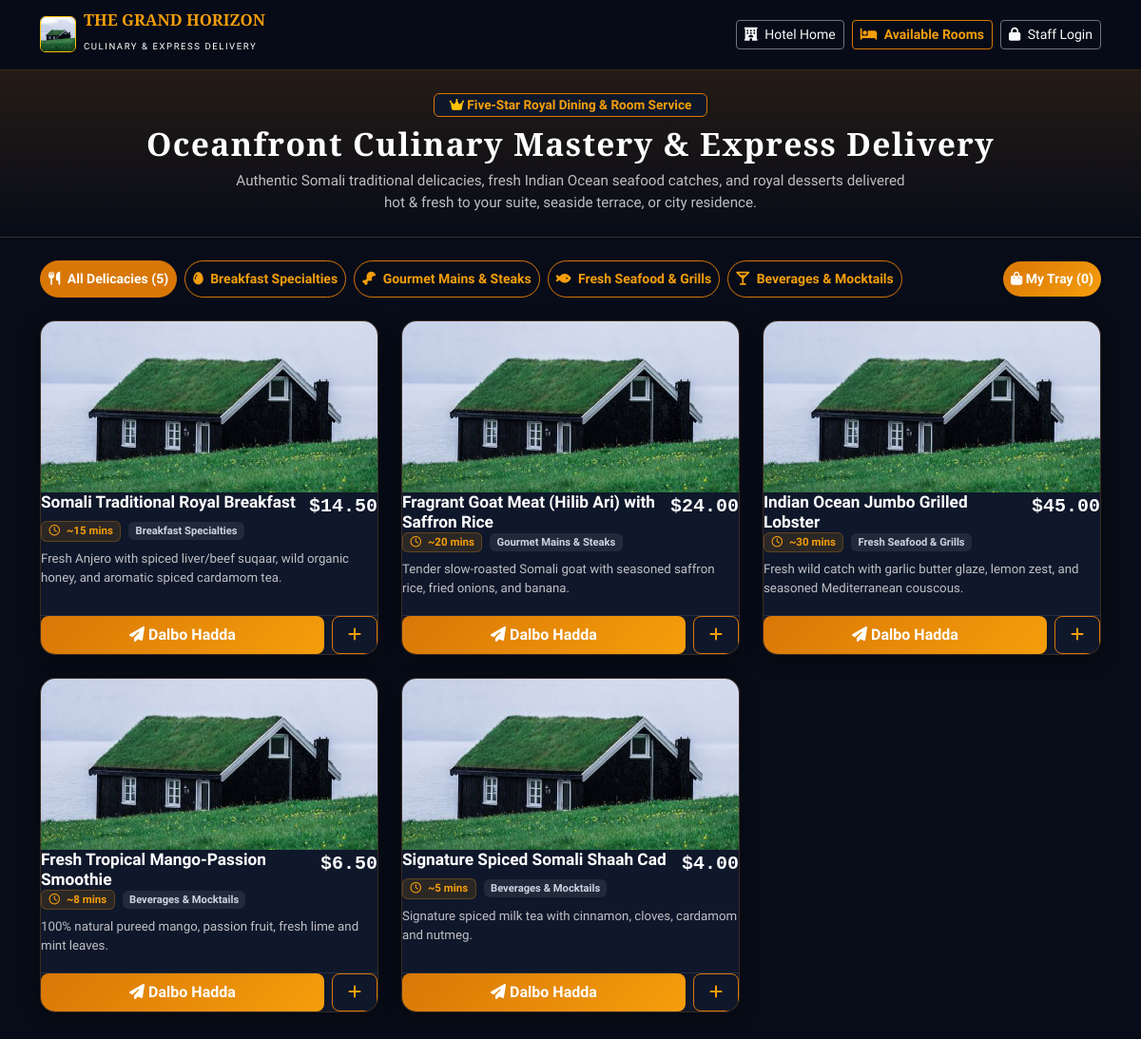
Screenshot of /order-delivery with the database file from the repository.
### app/models/restaurant.py (models this page shows, shortened)
class MenuCategory(db.Model):
    __tablename__ = 'menu_categories'
    id = db.Column(db.Integer, primary_key=True)
    name = db.Column(db.String(60), unique=True, nullable=False)
    icon = db.Column(db.String(50), default='fa-utensils')
    display_order = db.Column(db.Integer, default=0)
    items = db.relationship('MenuItem', back_populates='category', lazy=True)

class MenuItem(db.Model):
    __tablename__ = 'menu_items'
    id = db.Column(db.Integer, primary_key=True)
    category_id = db.Column(db.Integer, db.ForeignKey('menu_categories.id'), nullable=False)
    name = db.Column(db.String(100), nullable=False)
    description = db.Column(db.Text, nullable=True)
    price = db.Column(db.Float, nullable=False)
    is_available = db.Column(db.Boolean, default=True)
    preparation_time = db.Column(db.Integer, default=15) # minutes
    image_url = db.Column(db.String(255), nullable=True)
    category = db.relationship('MenuCategory', back_populates='items')
    order_items = db.relationship('RestaurantOrderItem', back_populates='menu_item')
    recipe_ingredients = db.relationship('RecipeIngredient', back_populates='menu_item', cascade='all, delete-orphan')

### app/routes/guest_portal.py (the view)
@guest_portal_bp.route('/delivery')
@guest_portal_bp.route('/order-delivery')
def delivery_page():
    categories = MenuCategory.query.order_by(MenuCategory.display_order.asc()).all()
    menu_items = MenuItem.query.filter_by(is_available=True).all()
    hotel_name = HotelSetting.get_value('hotel_name', 'The Grand Horizon Luxury Hotel & Resort')
    hotel_phone = HotelSetting.get_value('hotel_phone', '+252 61 555-0100')
    occupied_rooms = Room.query.filter_by(status='Occupied').all()
    return render_template(
        'portal/delivery.html',
        categories=categories,
        menu_items=menu_items,
        hotel_name=hotel_name,
        hotel_phone=hotel_phone,
        occupied_rooms=occupied_rooms
    )

### app/models/misc.py (called while the page is built)
    @classmethod
    def get_value(cls, key, default=None):
        setting = cls.query.filter_by(setting_key=key).first()
        return setting.setting_value if setting else default

### app/routes/guest_portal.py (called while the page is built)
@guest_portal_bp.after_request
def add_no_cache_headers(response):
    response.headers['Cache-Control'] = 'no-cache, no-store, must-revalidate, max-age=0'
    response.headers['Pragma'] = 'no-cache'
    response.headers['Expires'] = '0'
    return response

### app/templates/portal/delivery.html (shortened to what this page needs)
<!DOCTYPE html>
<html lang="en">
<head>
    <link href="https://cdn.jsdelivr.net/npm/bootstrap@5.3.3/dist/css/bootstrap.min.css" rel="stylesheet">
    <link rel="stylesheet" href="https://cdnjs.cloudflare.com/ajax/libs/font-awesome/6.5.1/css/all.min.css">
</head>
<body>
    <nav class="navbar navbar-expand-lg navbar-dark portal-nav sticky-top py-2.5">
        <div class="container">
            <a class="navbar-brand d-flex align-items-center gap-2" href="{{ url_for('guest_portal.index') }}">
                <img src="{{ url_for('static', filename='img/hotel_logo.jpg') }}" alt="Logo" class="rounded border border-warning" style="width: 38px; height: 38px; object-fit: cover;">
                <div>
                    <span class="serif-gold fw-bold d-block" style="font-size: 1.05rem; line-height: 1;">THE GRAND HORIZON</span>
                    <small class="text-gold text-uppercase" style="font-size: 0.6rem; letter-spacing: 0.16em;">Culinary &amp; Express Delivery</small>
                </div>
            </a>
            <div class="d-flex align-items-center gap-2">
                <a href="{{ url_for('guest_portal.index') }}" class="btn btn-sm btn-outline-secondary text-light">
                    <i class="fa-solid fa-hotel me-1"></i> Hotel Home
                </a>
                <a href="{{ url_for('guest_portal.rooms_catalog') }}" class="btn btn-sm btn-outline-gold">
                    <i class="fa-solid fa-bed me-1"></i> Available Rooms
                </a>
                <a href="{{ url_for('auth.login') }}" class="btn btn-sm btn-outline-secondary text-light">
                    <i class="fa-solid fa-lock me-1"></i> Staff Login
                </a>
            </div>
        </div>
    </nav>
    <div class="py-4 border-bottom border-secondary border-opacity-25" style="background: linear-gradient(180deg, rgba(217,119,6,0.14) 0%, transparent 100%);">
        <div class="container text-center">
            <span class="badge px-3 py-1.5 fw-bold mb-2 shadow-sm" style="background: #0f172a; color: #f59e0b; border: 1px solid #d97706; font-size: 0.85rem;">
                <i class="fa-solid fa-crown me-1.5 text-warning"></i> Five-Star Royal Dining &amp; Room Service
            </span>
            <h1 class="cinzel-font fw-bold text-white mb-2" style="font-size: 2.1rem;">
                Oceanfront Culinary Mastery &amp; Express Delivery
            </h1>
            <p class="text-light opacity-75 small mb-0 mx-auto" style="max-width: 720px; font-size: 0.95rem; line-height: 1.5;">
                Authentic Somali traditional delicacies, fresh Indian Ocean seafood catches, and royal desserts delivered hot &amp; fresh to your suite, seaside terrace, or city residence.
            </p>
        </div>
    </div>
    <div class="container py-4">
        <div class="d-flex justify-content-between align-items-center mb-4 flex-wrap gap-3">
            <ul class="nav nav-pills gap-2 flex-wrap" id="delivCategoryPills">
                <li class="nav-item">
                    <button class="btn btn-sm btn-outline-gold active px-3.5 py-2 fw-bold rounded-pill" data-bs-toggle="pill" data-bs-target="#cat-all" type="button">
                        <i class="fa-solid fa-utensils me-1"></i> All Delicacies ({{ menu_items|length }})
                    </button>
                </li>
                {% for cat in categories %}
                <li class="nav-item">
                    <button class="btn btn-sm btn-outline-gold px-3.5 py-2 fw-bold rounded-pill" data-bs-toggle="pill" data-bs-target="#cat-{{ cat.id }}" type="button">
                        <i class="fa-solid {{ cat.icon }} me-1"></i> {{ cat.name }}
                    </button>
                </li>
                {% endfor %}
            </ul>
            <button type="button" class="btn btn-gold btn-sm px-3.5 py-2 fw-bold rounded-pill shadow-sm" onclick="openOrderModal()">
                <i class="fa-solid fa-bag-shopping me-1.5"></i> My Tray (<span id="navCartCount">0</span>)
            </button>
        </div>
        <div class="tab-content">
            <div class="tab-pane fade show active" id="cat-all">
                <div class="row g-4">
                    {% for item in menu_items %}
                    <div class="col-lg-4 col-md-6">
                        <div class="menu-card">
                            <div class="menu-img-wrap">
                                {% if item.image_url %}
                                <img src="{{ item.image_url }}" alt="{{ item.name }}" onerror="this.onerror=null; this.src='/static/img/hotel_logo.jpg';">
                                {% else %}
                                <div class="d-flex align-items-center justify-content-center h-100 bg-secondary bg-opacity-25">
                                    <i class="fa-solid fa-utensils text-gold fs-1 opacity-50"></i>
                                </div>
                                {% endif %}
                            </div>
                            <div class="p-3.5 d-flex flex-column flex-grow-1 justify-content-between">
                                <div>
                                    <div class="d-flex justify-content-between align-items-start mb-1.5">
                                        <h5 class="fw-bold text-white mb-0" style="font-size: 1.08rem;">{{ item.name }}</h5>
                                        <span class="fw-bold font-monospace text-gold fs-5 ms-2">${{ "{:,.2f}".format(item.price) }}</span>
                                    </div>
                                    <div class="d-flex align-items-center gap-2 mb-2">
                                        <span class="badge" style="background: rgba(245, 158, 11, 0.12); color: #f59e0b; border: 1px solid rgba(245, 158, 11, 0.25); font-size: 0.72rem;">
                                            <i class="fa-regular fa-clock me-1"></i> ~{{ item.preparation_time or 15 }} mins
                                        </span>
                                        {% if item.category %}
                                        <span class="badge" style="background: rgba(255, 255, 255, 0.08); color: #cbd5e1; font-size: 0.7rem;">
                                            {{ item.category.name }}
                                        </span>
                                        {% endif %}
                                    </div>
                                    <p class="text-light opacity-75 small mb-3" style="line-height: 1.5; min-height: 42px; font-size: 0.83rem;">
                                        {{ item.description or 'Exquisite recipe prepared by our executive chefs with fresh spices.' }}
                                    </p>
                                </div>
                                <div class="d-flex gap-2 pt-2.5 border-top border-secondary border-opacity-25">
                                    <button type="button" class="btn btn-gold flex-grow-1 fw-bold py-2 shadow-sm rounded-3" onclick="quickOrder({{ item.id }}, '{{ item.name|replace("'", "\\'") }}', {{ item.price }})">
                                        <i class="fa-solid fa-paper-plane me-1.5"></i> Dalbo Hadda
                                    </button>
                                    <button type="button" class="btn btn-outline-gold px-3 fw-bold rounded-3" title="Ku dar Dambiisha" onclick="addPublicCart({{ item.id }}, '{{ item.name|replace("'", "\\'") }}', {{ item.price }})">
                                        <i class="fa-solid fa-plus"></i>
                                    </button>
                                </div>
                            </div>
                        </div>
                    </div>
                    {% endfor %}
                </div>
            </div>
        </div>
    </div>
</body>
</html>

### app/templates/portal/delivery.html (style rules this page uses)
:root { --portal-dark: #070c18; --portal-card: #0f172a; --portal-gold: #d97706; --portal-gold-light: #f59e0b; }
body { font-family: 'Plus Jakarta Sans', sans-serif; background-color: var(--portal-dark); color: #f8fafc; min-height: 100vh; padding-bottom: 90px; }
.serif-gold { font-family: 'Playfair Display', serif; color: var(--portal-gold-light); }
.cinzel-font { font-family: 'Cinzel', serif; letter-spacing: 0.04em; }
.portal-nav { background: rgba(7, 12, 24, 0.95); backdrop-filter: blur(14px); border-bottom: 1px solid rgba(217, 119, 6, 0.25); }
.menu-card { background: #0f172a; border: 1px solid rgba(217, 119, 6, 0.22); border-radius: 16px; overflow: hidden; transition: all 0.3s ease; height: 100%; display: flex; flex-direction: column; box-shadow: 0 4px 20px rgba(0, 0, 0, 0.3); }
.menu-img-wrap { height: 180px; width: 100%; overflow: hidden; position: relative; background: #1e293b; }
.menu-img-wrap img { width: 100%; height: 100%; object-fit: cover; transition: transform 0.4s ease; }
.btn-gold { background: linear-gradient(135deg, #d97706 0%, #f59e0b 100%); color: #ffffff; font-weight: 700; border: none; transition: all 0.2s; }
.btn-outline-gold { border: 1px solid #d97706; color: #f59e0b; background: transparent; font-weight: 600; }
.btn-outline-gold:hover, .btn-outline-gold.active { background: #d97706; color: #ffffff; border-color: #d97706; }

### rows the page displays
MenuCategory: name "Breakfast Specialties"
MenuCategory: name "Gourmet Mains & Steaks"
MenuCategory: name "Fresh Seafood & Grills"
MenuCategory: name "Beverages & Mocktails"
MenuItem: name "Somali Traditional Royal Breakfast", price "14.50", preparation_time "15", category.name "Breakfast Specialties", description "Fresh Anjero with spiced liver/beef suqaar, wild organic honey, and aromatic spiced cardamom tea."
MenuItem: name "Fragrant Goat Meat (Hilib Ari) with Saffron Rice", price "24.00", preparation_time "20", category.name "Gourmet Mains & Steaks", description "Tender slow-roasted Somali goat with seasoned saffron rice, fried onions, and banana."
MenuItem: name "Indian Ocean Jumbo Grilled Lobster", price "45.00", preparation_time "30", category.name "Fresh Seafood & Grills", description "Fresh wild catch with garlic butter glaze, lemon zest, and seasoned Mediterranean couscous."
MenuItem: name "Fresh Tropical Mango-Passion Smoothie", price "6.50", preparation_time "8", category.name "Beverages & Mocktails", description "100% natural pureed mango, passion fruit, fresh lime and mint leaves."
MenuItem: name "Signature Spiced Somali Shaah Cad", price "4.00", preparation_time "5", category.name "Beverages & Mocktails", description "Signature spiced milk tea with cinnamon, cloves, cardamom and nutmeg."

### other values shown
{{ menu_items|length }} "5"
